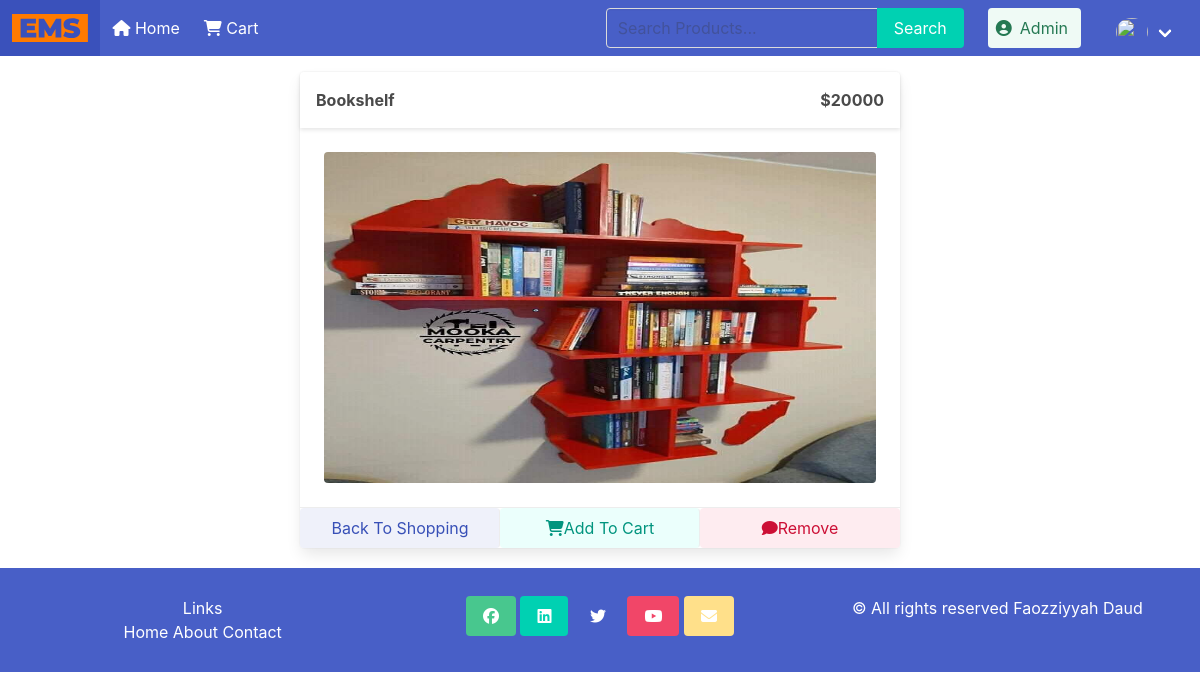
/show_product/7 (signed in), run on the app's committed database.
### blog/models.py (models this page shows, shortened)
class Product(models.Model):
    name = models.CharField(max_length=100)
    image = models.ImageField(upload_to='product_images', default='1280x960.png')
    category = models.ManyToManyField(Category)
    created_at = models.DateTimeField(default=datetime.now)
    price = models.IntegerField(default=0)
    no_of_likes = models.IntegerField(default=0)
    approved = models.BooleanField('Approved', default=False)

### blog/views.py (the view)
# urls.py: path('show_product/<product_id>', views.show_product, name='show-product'),
@login_required(login_url='login_user')
def show_product(request, product_id):
    product = Product.objects.get(pk=product_id)
    return render(request, 'productdetails.html', {'product': product})

### blog/templates/productdetails.html
{% extends 'base.html' %}
{% block content %}
<div class="card" id="carddetail">
    <header class="card-header" id="head">
        <b>{{ product.name }}</b>
        <b>${{ product.price }}</b>
    </header>
    <div class="card-content">
        <div class="card-image">
            <figure class="image is-5by3">
                <img src="{{product.image.url}}" alt="Placeholder image">
            </figure>
        </div>
    </div>
    <footer class="card-footer">
        <a href="{% url 'index' %}" class="button is-link is-light card-footer-item">Back To Shopping</a>
        <button type="button" data-product={{product.id}} data-action="add" class="button card-footer-item is-primary is-light updatecart">
            <i class="fa fa-shopping-cart" aria-hidden="true"></i> Add To Cart
        </button>
        <button type="button" data-product={{product.id}} data-action="remove" class="button card-footer-item is-danger is-light updatecart">
            <i class="fa fa-comment" aria-hidden="true"></i> Remove
        </button>
    </footer>
</div>
{% endblock %}

### blog/static/css/custom.css (style rules this page uses)
#head { display: flex; justify-content: space-between; align-items: center; padding: 1em; }
#carddetail, #searchtable { width: 50%; margin: auto; margin-top: 1em; margin-bottom: 2em; }

### data on the page
Product: name "Bookshelf", price "20000", image (picture)
